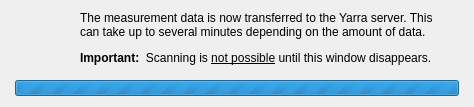
<?xml version="1.0" encoding="UTF-8"?>
<ui version="4.0">
 <class>ortWaitDialog</class>
 <widget class="QDialog" name="ortWaitDialog">
  <property name="geometry">
   <rect>
    <x>0</x>
    <y>0</y>
    <width>474</width>
    <height>107</height>
   </rect>
  </property>
  <property name="windowTitle">
   <string>Please Wait...</string>
  </property>
  <layout class="QVBoxLayout" name="verticalLayout">
   <property name="spacing">
    <number>9</number>
   </property>
   <property name="leftMargin">
    <number>15</number>
   </property>
   <property name="rightMargin">
    <number>15</number>
   </property>
   <item>
    <layout class="QHBoxLayout" name="horizontalLayout">
     <property name="leftMargin">
      <number>0</number>
     </property>
     <property name="topMargin">
      <number>0</number>
     </property>
     <property name="rightMargin">
      <number>4</number>
     </property>
     <item>
      <widget class="QLabel" name="logoLabel">
       <property name="minimumSize">
        <size>
         <width>48</width>
         <height>48</height>
        </size>
       </property>
       <property name="maximumSize">
        <size>
         <width>48</width>
         <height>48</height>
        </size>
       </property>
       <property name="text">
        <string/>
       </property>
       <property name="pixmap">
        <pixmap resource="ort.qrc">:/images/orticon_256.png</pixmap>
       </property>
       <property name="scaledContents">
        <bool>true</bool>
       </property>
      </widget>
     </item>
     <item>
      <spacer name="horizontalSpacer">
       <property name="orientation">
        <enum>Qt::Horizontal</enum>
       </property>
       <property name="sizeType">
        <enum>QSizePolicy::Fixed</enum>
       </property>
       <property name="sizeHint" stdset="0">
        <size>
         <width>8</width>
         <height>20</height>
        </size>
       </property>
      </spacer>
     </item>
     <item>
      <widget class="QLabel" name="textLabel">
       <property name="text">
        <string>&lt;html&gt;&lt;head/&gt;&lt;body&gt;&lt;p&gt;The measurement data is now transferred to the Yarra server. This can take up to several minutes depending on the amount of data.&lt;/p&gt;&lt;p&gt;&lt;span style=&quot; font-weight:600;&quot;&gt;Important:&amp;nbsp;&amp;nbsp;&lt;/span&gt;Scanning is &lt;span style=&quot; text-decoration: underline;&quot;&gt;not possible&lt;/span&gt; until this window disappears.&lt;/p&gt;&lt;/body&gt;&lt;/html&gt;</string>
       </property>
       <property name="textFormat">
        <enum>Qt::RichText</enum>
       </property>
       <property name="alignment">
        <set>Qt::AlignLeading|Qt::AlignLeft|Qt::AlignTop</set>
       </property>
       <property name="wordWrap">
        <bool>true</bool>
       </property>
      </widget>
     </item>
    </layout>
   </item>
   <item>
    <widget class="QProgressBar" name="progressBar">
     <property name="minimumSize">
      <size>
       <width>0</width>
       <height>16</height>
      </size>
     </property>
     <property name="maximumSize">
      <size>
       <width>16777215</width>
       <height>16</height>
      </size>
     </property>
     <property name="maximum">
      <number>0</number>
     </property>
     <property name="value">
      <number>-1</number>
     </property>
     <property name="textVisible">
      <bool>false</bool>
     </property>
     <property name="orientation">
      <enum>Qt::Horizontal</enum>
     </property>
     <property name="invertedAppearance">
      <bool>false</bool>
     </property>
    </widget>
   </item>
  </layout>
 </widget>
 <resources>
  <include location="ort.qrc"/>
 </resources>
 <connections/>
</ui>
